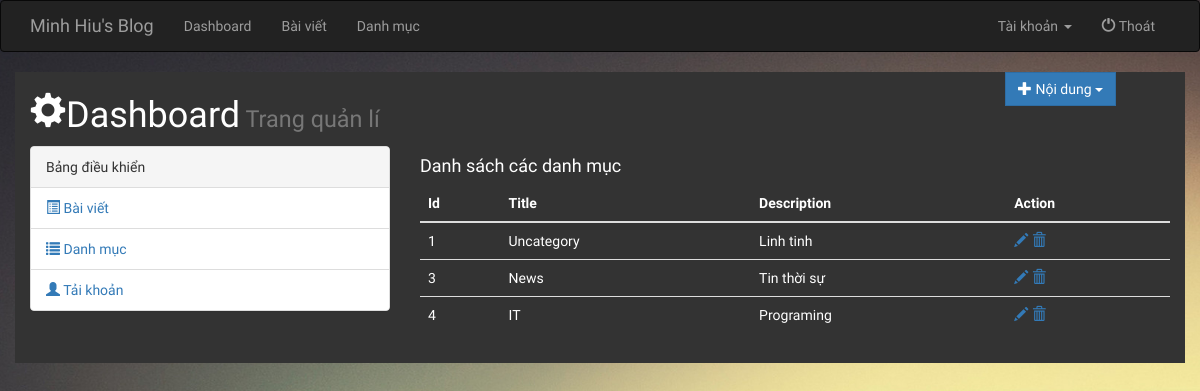
The app's page /index.php?c=admin&a=listCategory (signed in) with its own data.
### tables this page shows
CREATE TABLE `categories` (
  `id` int(11) NOT NULL,
  `title` varchar(50) NOT NULL,
  `url` varchar(100) NOT NULL,
  `parent` int(11) DEFAULT NULL,
  `description` text
);

### libs/View.php (called while the page is built, shortened)
<?php
	class View
	{
		public function render($url,$data=null,$data1=null){
			require_once(VIEW.$url);
		}
		public function headerAdmin($data=null){
			require_once(VIEW.'admin/header-admin.php');
		}
		public function footerAdmin(){
			require_once(VIEW.'admin/footer-admin.php');
		}
	}
?>

### controllers/Admin.php (called while the page is built, shortened)
	<?php
	class Admin extends Controller
	{
		function __construct()
		{
			parent::__construct();
		}
		public function listCategory(){
			$this->view->headerAdmin($this->initData);
			$this->view->render("admin/manager-category.php",$this->initData);
			$this->view->footerAdmin();
		}
	}
?>

### index.php (called while the page is built, shortened)
<?php
	require_once(LIB."Model.php");
	require_once(LIB."View.php");
	require_once(LIB."Bootstrap.php");
?>

### libs/Model.php (called while the page is built, shortened)
<?php
	class Model
	{
		private $hostname = "localhost";
		private $username = "root";
		private $password = "";
		private $database = "blog";
		protected $connect;
		function __construct()
		{
			$this->connect = new mysqli($this->hostname,$this->username,$this->password,$this->database) or die("Can't connect database!");
		}
		public function select($sql){
			$result = $this->connect->query($sql);
			$dataset = array();
			if($result->num_rows > 0){
				while($row = $result->fetch_object()){
					$dataset[] = $row;
				}
			}
			return $dataset;
		}
		public function getAllCategories(){
			$sql = "SELECT * FROM categories";
			return $this->select($sql);
		}
	}
	?>

### libs/Controller.php (called while the page is built, shortened)
<?php
	class Controller
	{
		function __construct()
		{
			$this->model = new Model();
			$this->initData = $this->model->getAllCategories();
		}
	}
?>

### views/admin/manager-category.php (the view)
<div class="col-xs-12 col-sm-6 col-md-8 col-lg-8">
	<h4>Danh sách các danh mục</h4>
	<table class="table table-dark">
		<thead>
			<tr>
				<th>Id</th>
				<th>Title</th>
				<th>Description</th>
				<th>Action</th>
			</tr>
		</thead>
		<tbody>
			<?php foreach($data as $category):?>
				<tr>
					<td><?php echo $category->id?></td>
					<td><?php echo $category->title?></td>
					<td><?php echo $category->description?></td>
					<td>
						<?php if($_SESSION['user']->phanquyen == 0 ): ;?>
						<a type="button" data-toggle="modal" data-target="#addCategory"><span class="glyphicon glyphicon-pencil" onclick="editCategory('<?php echo $category->id;?>')"></span></a>
						<a onclick="deleteCategory('<?php echo $category->id;?>')"><span class="glyphicon glyphicon-trash"></span></a>
						<?php else: echo "Not Permitted"; endif;?>
					</td>
				</tr>
				<?php endforeach;?>
			</tbody>
		</table>
	</div>

### public/css/style.css (style rules this page uses)
* { margin : 0; padding: 0; }
body { height: 100%; min-height: 100%; background-color: #fff; font-family: 'Quicksand', sans-serif; background: url('../img/wallpaper.jpg') no-repeat center center fixed; -webkit-background-size: cover; -moz-background-size: cover; -o-background-size: cover; background-size: cover; }
a { text-decoration: none !important; }

### records on screen
categories: id "1", title "Uncategory", description "Linh tinh"
categories: id "3", title "News", description "Tin thời sự"
categories: id "4", title "IT", description "Programing"

### other values on screen
BLOGNAME "Minh Hiu's Blog"
